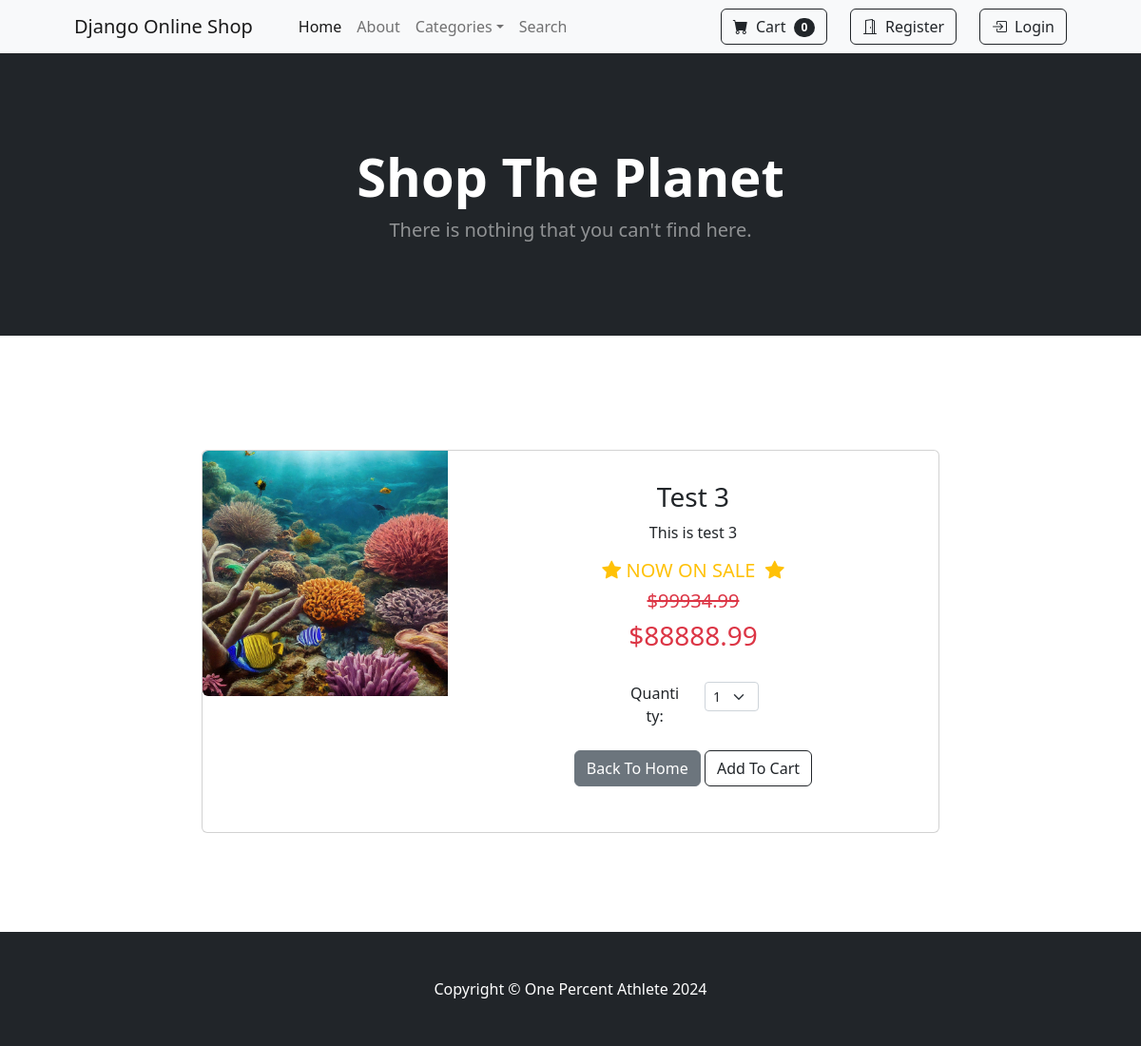
/product/5, run on an earlier commit of the app's database.
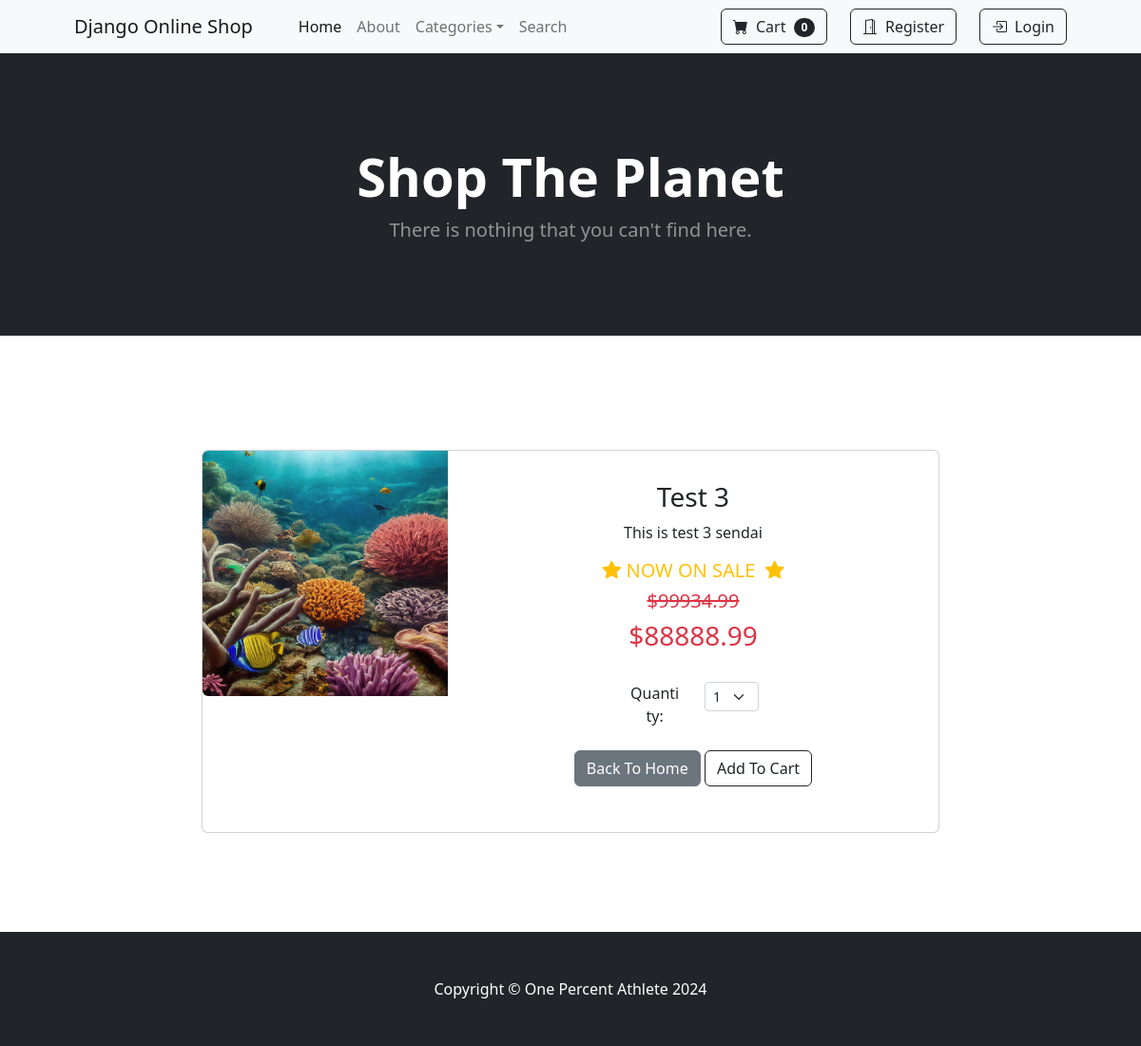
And on a later commit of the database.
### store/models.py (models this page shows, shortened)
class Product(models.Model):
    name = models.CharField(max_length=100)
    price = models.DecimalField(default=0, decimal_places=2, max_digits=7)
    category = models.ForeignKey(Category, on_delete=models.CASCADE, default=1)
    description = models.CharField(max_length=300, default='', blank=True, null=True)
    image = models.ImageField(upload_to='uploads/product/')
    is_sale = models.BooleanField(default=False)
    sale_price = models.DecimalField(default=0, decimal_places=2, max_digits=7)

### store/views.py (the view)
# urls.py: path('product/<int:product_id>', views.product, name="product"),
def product(request, product_id):
    product = Product.objects.get(id=product_id)
    return render(request, "product.html", {
        "product": product
    })

### cart/cart.py (called while the page is built)
    def __len__(self):
        return len(self.cart)

### cart/context_processors.py (called while the page is built)
def cart(request):
    return {"cart": Cart(request)}

### store/templates/product.html (shortened to what this page needs)
{% extends 'base.html' %}
{% block content %}
<header class="bg-dark py-5">
    <div class="container px-4 px-lg-5 my-5">
        <div class="text-center text-white">
            <h1 class="display-4 fw-bolder">Shop The Planet</h1>
            <p class="lead fw-normal text-white-50 mb-0">There is nothing that you can't find here.</p>
        </div>
    </div>
</header>
    <br><br>
<br><br>
<section class="py-3">
        <div class="container col-md-8">
            <div class="card mb-3">
                <div class="row g-0">
                  <div class="col-md-4">
                    <img src="{{ product.image.url }}" class="img-fluid rounded-start" alt="...">
                  </div>
                  <div class="col-md-8">
                    <div class="card-body my-2">
                        <center>
                            <h3 class="card-title my-2">{{ product.name }}</h3>
                            <p class="card-text mx-5 px-5">{{ product.description }}</p>
                            {% if product.is_sale %}
                            <h5>
                            <div class="d-flex justify-content-center text-warning mb-2">
                                <div class="bi-star-fill"></div>&nbsp;NOW ON SALE&nbsp;&nbsp;<div class="bi-star-fill"></div>
                            </div>
                        </h5>
                            <h5 class="text-danger my-2"><strike>
                                ${{ product.price }}
                            </strike></h5>
                        <h3 class="text-danger my-2">${{ product.sale_price }}</h3>
                            {% else %}
                            <h4 class="my-4">${{ product.price }}</h4>
                            {% endif %}
                            <br>
                            <div class="row justify-content-center col-md-12 col-4">
                                <div class="col-md-2">Quantity:</div>
                                <div class="col-md-2">
                                    <select class="form-select form-select-sm" id="quantity" aria-label="Default select example">
                                        <option value="1">1</option>
                                      </select>
                                </div>
                            </div>
                        </center>
                      <div class="text-center my-4">
                        <a class="btn btn-secondary mt-auto" href="{% url 'home' %}">Back To Home</a>
                        <button class="btn btn-outline-dark mt-auto" type="button" value="{{ product.id }}" id="add-cart">Add To Cart</button>
                    </div>
                    </div>
                </div>
                </div>
              </div>
        </div>
    </section>
<br><br><br>
{% endblock %}

What changed in the data, as far as the page shows it:
changed Product "Test 3": description "This is test 3" → "This is test 3 sendai"
